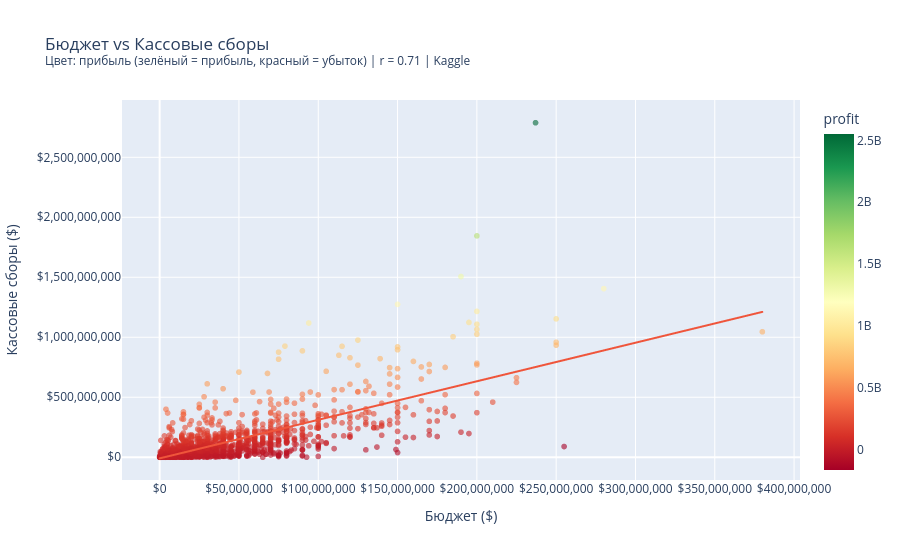

The code cell stored with this chart in its notebook:
### Markdown cell above
**Интерпретация:**  
Drama является самым распространённым жанром (более 2000 фильмов), что отражает универсальность драматического повествования.  
Comedy занимает второе место — жанр стабильно востребован как у студий, так и у зрителей.  
Thriller, Action и Romance формируют вторую тройку, тогда как Animation и Science Fiction относительно редки.

### 2.6 Связь бюджета и кассовых сборов

### Code cell
sample = df_fin[df_fin['revenue'] < 3e9].sample(n=min(1500, len(df_fin)), random_state=42)

fig = px.scatter(
    sample, x='budget', y='revenue',
    color='profit',
    color_continuous_scale='RdYlGn',
    opacity=0.6,
    hover_data=['title'],
    trendline='ols',
    title='Бюджет vs Кассовые сборы<br>'
          '<sup>Цвет: прибыль (зелёный = прибыль, красный = убыток) | r = 0.71 | Kaggle</sup>'
)
fig.update_xaxes(title_text='Бюджет ($)', tickformat='$,.0f')
fig.update_yaxes(title_text='Кассовые сборы ($)', tickformat='$,.0f')
fig.show()

r = df_fin['budget'].corr(df_fin['revenue'])
print(f"Корреляция Пирсона (бюджет vs сборы): r = {r:.3f}")
print(f"Коэффициент детерминации: R² = {r**2:.3f}")

### Figure 1 — Plotly figure (JSON) as saved in the notebook; plotly's stock layout.template omitted (floating-point values rounded to 4 significant figures; data arrays with more than 128 entries replaced by an {"elided": "..."} marker saying what was removed)
{"data": [{"customdata": {"elided": "1500x1 str values"}, "hovertemplate": "budget=%{x}<br>revenue=%{y}<br>title=%{customdata[0]}<br>profit=%{marker.color}<extra></extra>", "legendgroup": "", "marker": {"color": {"elided": "1500 int values"}, "coloraxis": "coloraxis", "opacity": 0.6, "symbol": "circle"}, "mode": "markers", "name": "", "showlegend": false, "type": "scattergl", "x": {"elided": "1500 int values"}, "xaxis": "x", "y": {"elided": "1500 int values"}, "yaxis": "y"}, {"hovertemplate": "<b>OLS trendline</b><br>revenue = 3.21252 * budget + -9.2866e+06<br>R<sup>2</sup>=0.512097<br><br>budget=%{x}<br>revenue=%{y} <b>(trend)</b><extra></extra>", "legendgroup": "", "marker": {"symbol": "circle"}, "mode": "lines", "name": "", "showlegend": false, "type": "scattergl", "x": {"elided": "1500 int values"}, "xaxis": "x", "y": {"elided": "1500 float values"}, "yaxis": "y"}], "layout": {"coloraxis": {"colorbar": {"title": {"text": "profit"}}, "colorscale": [[0, "rgb(165,0,38)"], [0.1, "rgb(215,48,39)"], [0.2, "rgb(244,109,67)"], [0.3, "rgb(253,174,97)"], [0.4, "rgb(254,224,139)"], [0.5, "rgb(255,255,191)"], [0.6, "rgb(217,239,139)"], [0.7, "rgb(166,217,106)"], [0.8, "rgb(102,189,99)"], [0.9, "rgb(26,152,80)"], [1, "rgb(0,104,55)"]]}, "legend": {"tracegroupgap": 0}, "title": {"text": "Бюджет vs Кассовые сборы<br><sup>Цвет: прибыль (зелёный = прибыль, красный = убыток) | r = 0.71 | Kaggle</sup>"}, "xaxis": {"anchor": "y", "domain": [0, 1], "tickformat": "$,.0f", "title": {"text": "Бюджет ($)"}}, "yaxis": {"anchor": "x", "domain": [0, 1], "tickformat": "$,.0f", "title": {"text": "Кассовые сборы ($)"}}}}
